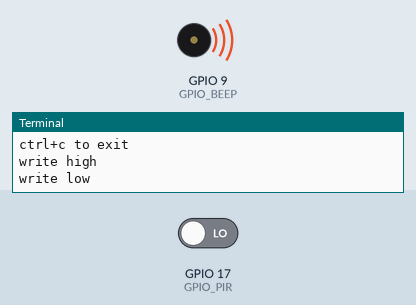
Recording of a program running on a simulated Raspberry Pi (BCM pin numbers). Parts: buzzer (waves = sounding, pin HIGH), the last lines printed to the terminal. The test bench sets the inputs (shaded band); at power-on: GPIO 17 (GPIO_PIR) LOW.

Above: at 5.0 s.
5.1 s: GPIO 17 (GPIO_PIR) driven HIGH
At 9.4 s:
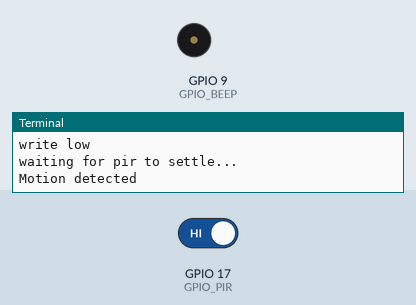
10.4 s: GPIO 17 (GPIO_PIR) driven LOW
At 11.5 s:
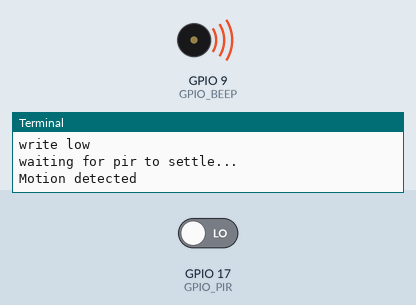
Timing chart, 0 to 13.4 s (numbered marks = the images above; inputs shaded):
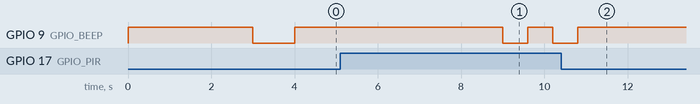

The program:

pir_beep.py
```python
# pir_beep.py
import RPi.GPIO as GPIO
import time

GPIO.setmode(GPIO.BCM)

GPIO_PIR=17
GPIO_BEEP=9

GPIO.setup(GPIO_PIR,GPIO.IN)
GPIO.setup(GPIO_BEEP,GPIO.OUT)

print("ctrl+c to exit")

def beep(seconds):
	while GPIO.input(GPIO_PIR):
		GPIO.output(GPIO_BEEP,GPIO.LOW)
		time.sleep(seconds)
		GPIO.output(GPIO_BEEP,GPIO.HIGH)
		time.sleep(seconds)

print("write high")
GPIO.output(GPIO_BEEP,GPIO.HIGH)
time.sleep(3)
print("write low")
beep(0.8)
GPIO.output(GPIO_BEEP,GPIO.LOW)
time.sleep(1)
GPIO.output(GPIO_BEEP,GPIO.HIGH)
time.sleep(5)

try:
	print("waiting for pir to settle...")
	for i in range(1,1001):
		if GPIO.input(GPIO_PIR)==1:
			print("Motion detected")
			beep(0.6)
		else:
			print("ready!")
			GPIO.output(GPIO_BEEP,GPIO.HIGH)
		time.sleep(1)
except KeyboardInterrupt:
	print("Quit")
GPIO.cleanup()
```

Measured:
- after the input at 5.1 s, GPIO 9 (GPIO_BEEP): HIGH → LOW after 3.9 s, → HIGH 0.60 s later, → LOW 0.60 s later
- after the input at 10.4 s, GPIO 9 (GPIO_BEEP): goes on until 10.8 s, then stays HIGH
